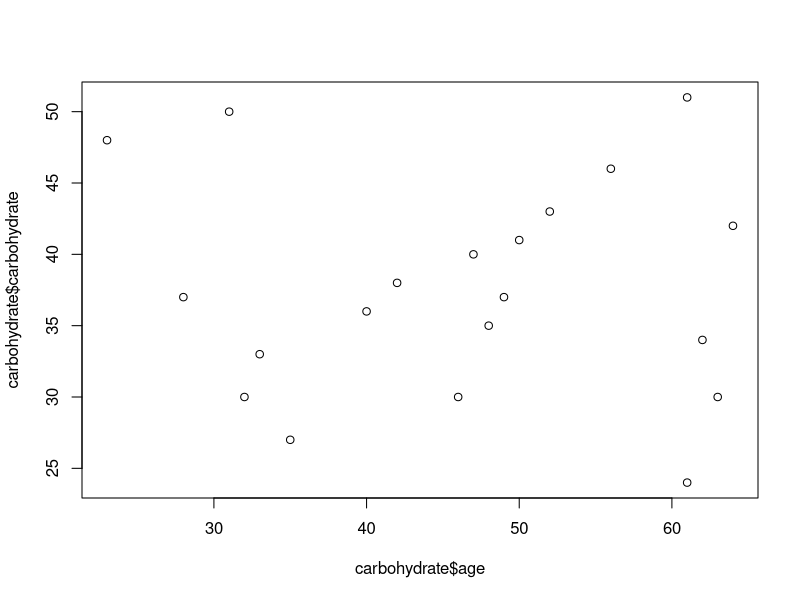
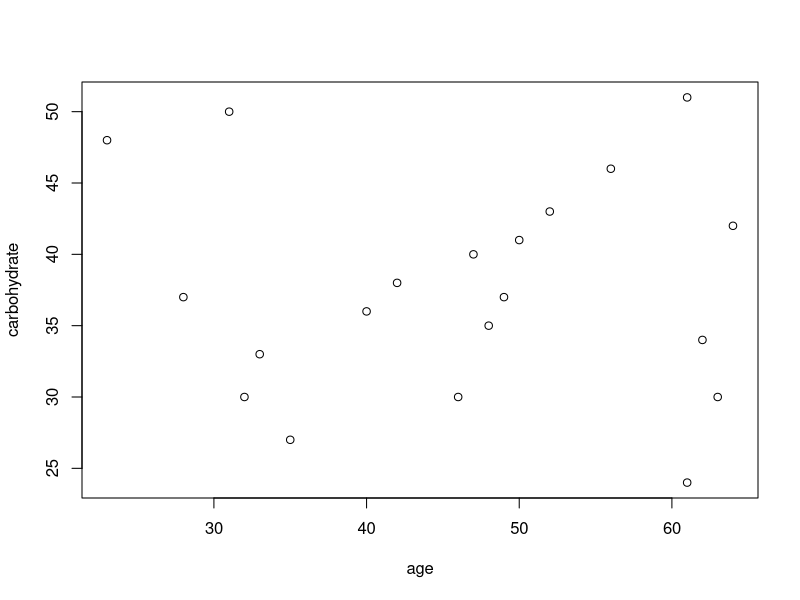
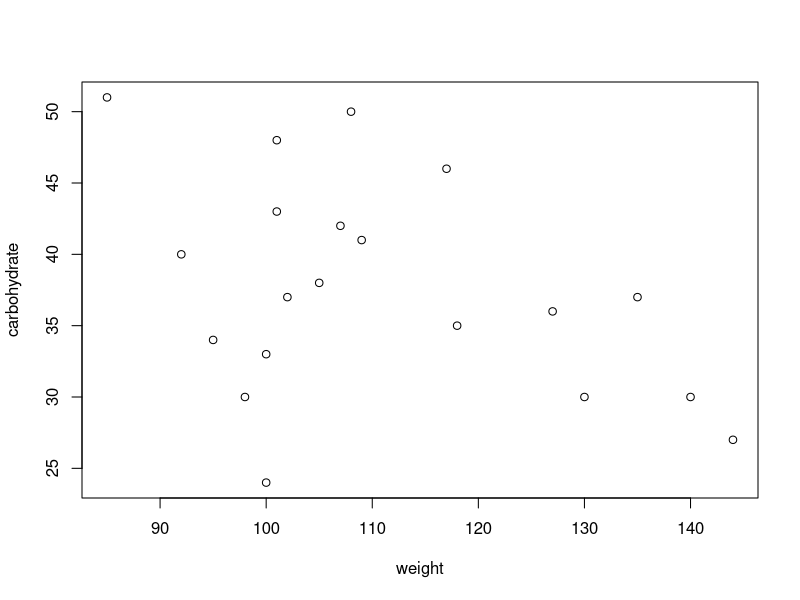
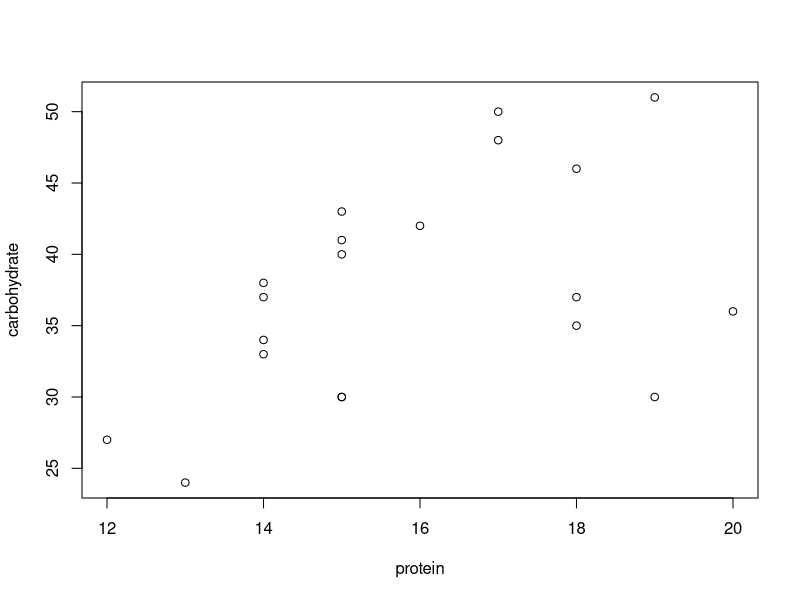
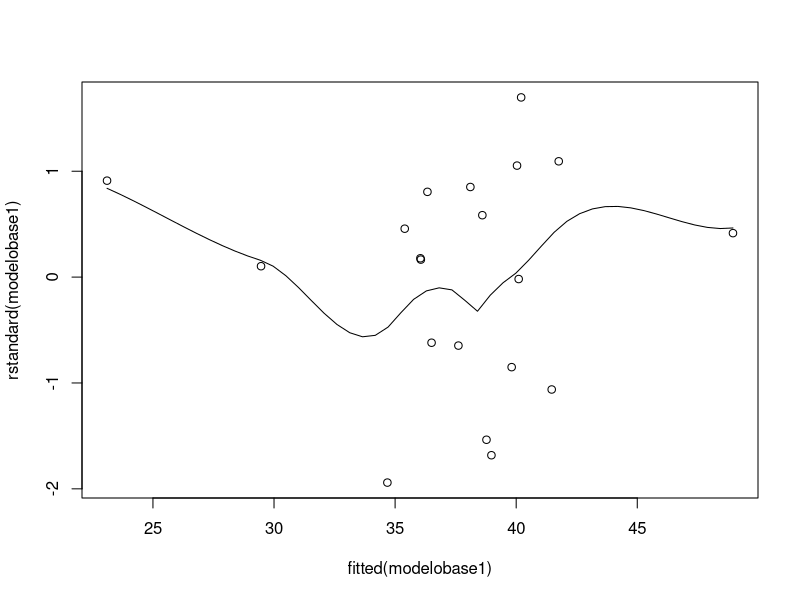
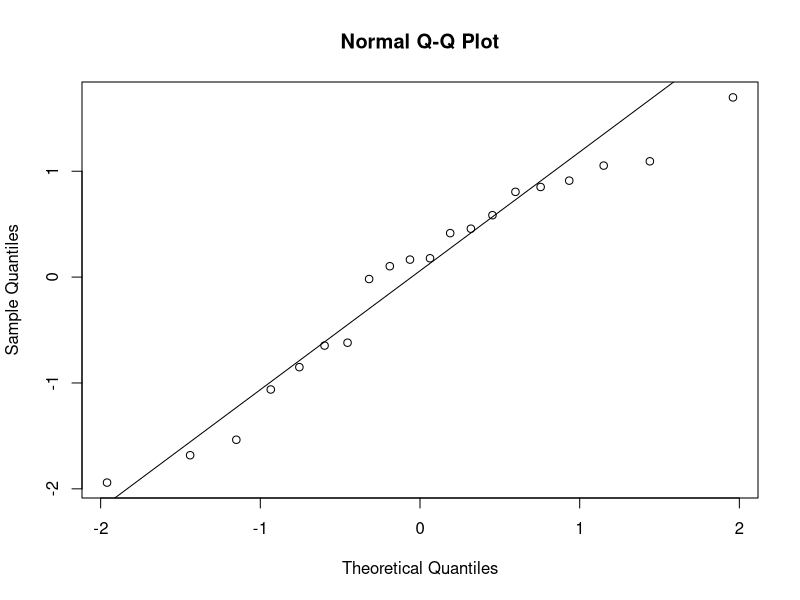
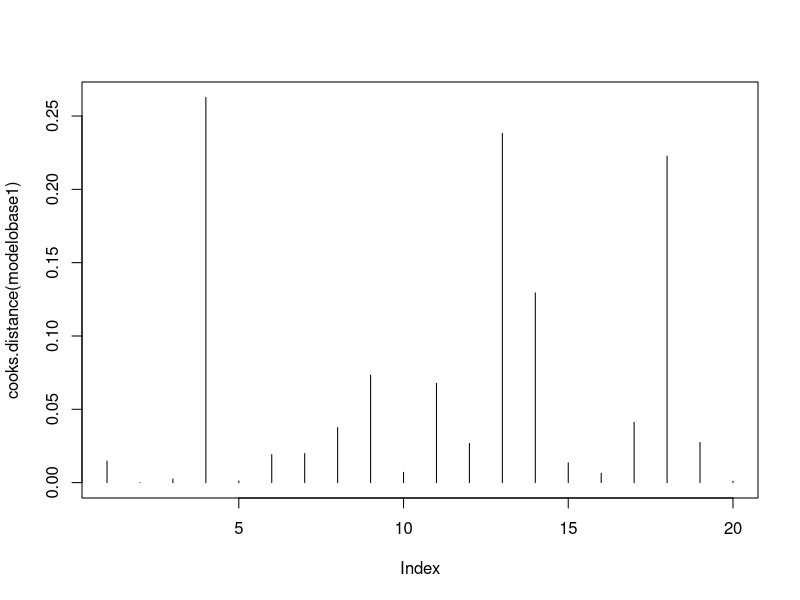
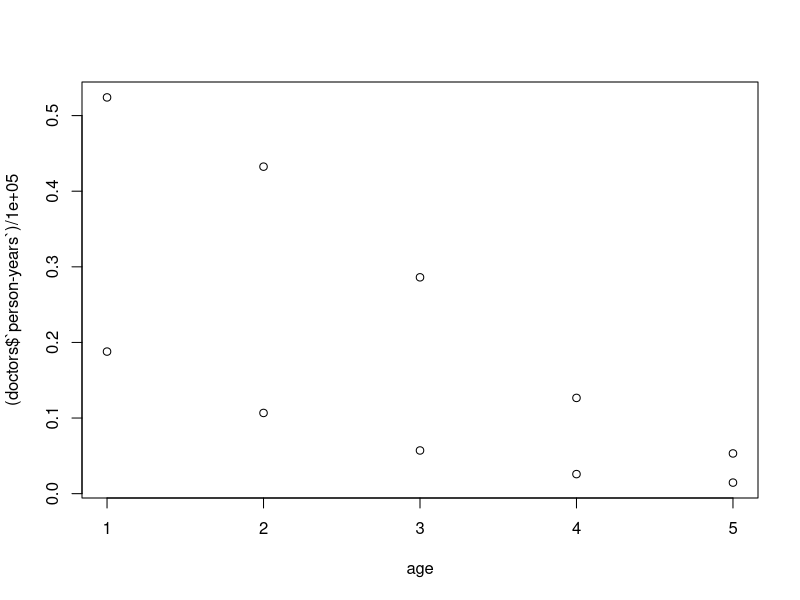

Here is the R script that generated these plots, in order:
## ---- chunk 1
knitr::opts_chunk$set(echo = TRUE)
## ---- chunk 2
library(readr)
carbohydrate <- read_csv("carbohydrate.csv")
plot(carbohydrate$carbohydrate~carbohydrate$age)
plot( carbohydrate~ age, data = carbohydrate)
plot(carbohydrate ~ weight, data = carbohydrate)
plot(carbohydrate ~ protein, data = carbohydrate)

summary(carbohydrate)
var(carbohydrate$age)
var(carbohydrate$carbohydrate)
var(carbohydrate$weight)
var(carbohydrate$protein)
## ---- chunk 3
 min.model <- lm(carbohydrate ~ age +weight+protein, data=carbohydrate)
 max.model <- lm( carbohydrate ~ (protein+weight+age)^2, data=carbohydrate)
  auto.forward <- step( min.model, direction="forward",
scope=list(lower=min.model, upper=max.model) )
   signif( coef(auto.forward), 3 )
## ---- chunk 4
modelobase1<-lm(carbohydrate ~ weight+protein, data=carbohydrate)
summary(modelobase1)
coef(modelobase1)
## ---- chunk 5
confint(modelobase1, level = 0.9)
## ---- chunk 6



 Xmat<-model.matrix( ~ weight+protein,
data=carbohydrate)
 XtX <- t(Xmat) %*% Xmat # t() is transpose; %*% is matrix multiply
 y <- log(carbohydrate$carbohydrate)
 inv.XtX <- solve( XtX ) # solve returns the matrix inverse
 XtY <- t(Xmat) %*% y

  beta <- inv.XtX %*% XtY; drop(beta)

 beta <- solve(XtX, XtY); beta
 
 QR <- qr(Xmat)
 beta <- qr.coef(QR, y); beta
 
 
 mu <- Xmat %*% beta
 RSS <- sum( (y - mu)^2 ); 
 RSS

 s2 <- RSS / ( length(carbohydrate$carbohydrate) - length(beta) )
 c(s=sqrt(s2), s2=s2)
 
 
  a<-predict(modelobase1,
        
          interval = "confidence",
          level = 0.90)



 MsReg<-sqrt(mean((carbohydrate$carbohydrate - a[,1])^2))
 
 Festadista<-MsReg/s2
 Festadista<-MsReg/s2
  DF <- df.residual(modelobase1); 
  DF
  df.B <- df.residual(modelobase1); 
  df.B
 
   pf(Festadista, df1=DF, df2=df.B, lower.tail=FALSE)
 
 summary(modelobase1)
 
## ---- chunk 7
# x <-(PromedioTemperatura = seq(min(x), max(x), by = 0.05))
# cosa <-
#   predict(mod_leo,
#           newdata = data.frame(x),
#           interval = "confidence",
#           level = 0.90)

## ---- chunk 8
rstandard(modelobase1)#residual estandarizado
fitted(modelobase1) #Este ejemplo demuestra cómo encontrar los valores ajustados de un modelo de regresión lineal usando la función added().
cooks.distance(modelobase1) #La distancia de Cook es un resumen de cuánto cambia un modelo de regresión cuando se elimina la i-ésima observación
 scatter.smooth( rstandard(modelobase1) ~ fitted(modelobase1) )
 qqnorm( rstandard(modelobase1) )
 qqline( rstandard(modelobase1) )
 plot( cooks.distance(modelobase1), type="h")

## ---- chunk 9
influence.measures(modelobase1)$is.inf
rowSums(influence.measures(modelobase1)$is.inf)
## ---- chunk 10
library(readr)
doctors <- read_csv("doctors.csv")
## ---- chunk 11
library(dplyr)
doctors1 <- doctors%>%mutate(age = case_when( age == '35 to 44' ~ 1,
                                                 age == '45 to 54' ~ 2,
                                                 age == '55 to 64' ~ 3,
                                                 age == '65 to 74' ~ 4,
                                                 age == '75 to 84' ~ 5)
                
                                  )
plot((doctors$`person-years`)/100000 ~age, data=doctors1)



## ---- chunk 12

# plot(smoking) ~age, data=doctors1)

## ---- chunk 13
doctors1 <- doctors%>%mutate(age = case_when( age == '35 to 44' ~ 1,
                                                 age == '45 to 54' ~ 2,
                                                 age == '55 to 64' ~ 3,
                                                 age == '65 to 74' ~ 4,
                                                 age == '75 to 84' ~ 5)
                
                                  )
## ---- chunk 14
glm(formula = (doctors1$deaths)/100000  ~ age+smoking, family = binomial, 
    data = doctors1, weights = doctors1$`person-years`)
## ---- chunk 15

modelopos<- glm((doctors1$deaths)/100000 ~ age + smoking, family=poisson,
data=doctors1 )
## ---- chunk 16
min(doctors1$deaths)
## ---- chunk 17
fit10.11quasi <- glm( (doctors1$deaths)/100000 ~ offset(log(doctors1$`person-years`) )+age + smoking,
family="quasipoisson", data=doctors1)
summary(fit10.11quasi)
## ---- chunk 18
plot(fit10.11quasi)
## ---- chunk 19
influence.measures(fit10.11quasi)$is.inf
## ---- chunk 20
printCoefmat(exp(coef(summary(fit10.11quasi))),digits=4)
